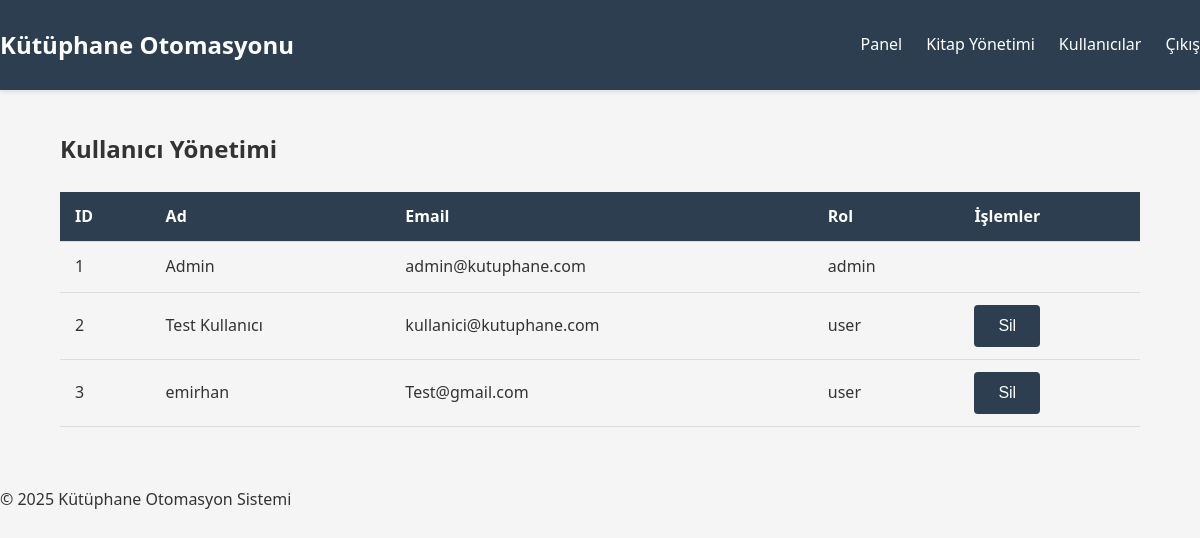
/admin/users (signed in), run on an earlier commit of the app's database.
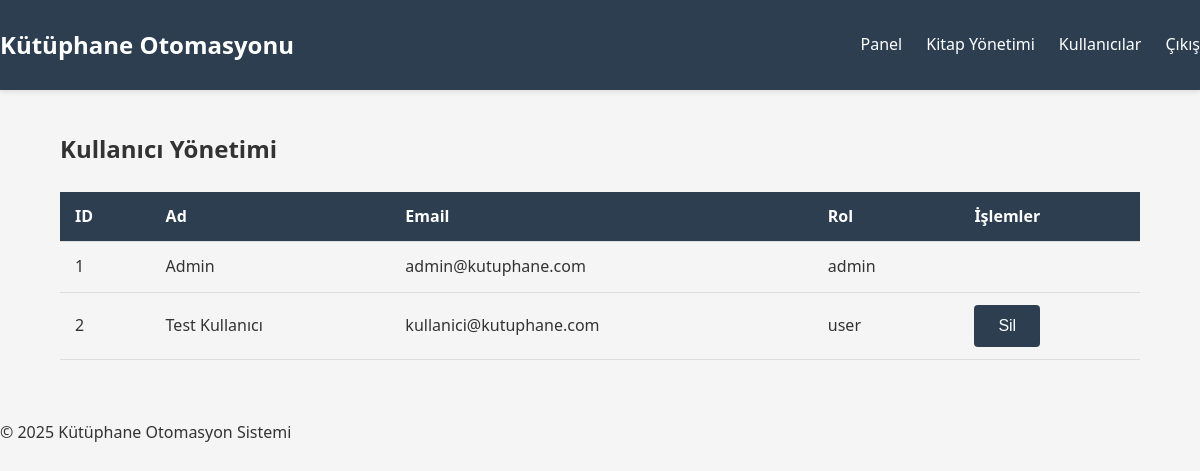
And on a later commit of the database.
### models.py (models this page shows, shortened)
class User(UserMixin, db.Model):
    __tablename__ = 'users'
    id = db.Column(db.Integer, primary_key=True)
    name = db.Column(db.String(100), nullable=False)
    email = db.Column(db.String(100), unique=True, nullable=False)
    password_hash = db.Column(db.String(200), nullable=False)
    role = db.Column(db.String(20), default='user')  # 'admin' veya 'user'
    active = db.Column(db.Boolean, default=True)
    created_at = db.Column(db.DateTime, default=datetime.utcnow)
    loans = db.relationship('Loan', backref='user', lazy=True)

### app.py (the view)
@app.route('/admin/users')
@login_required
def admin_users():
    if not is_admin():
        abort(403)
    users = User.query.all()
    return render_template('admin/users.html', users=users)

### app.py (called while the page is built, shortened)
@login_manager.user_loader
def load_user(user_id):
    return User.query.get(int(user_id))

def is_admin():
    return current_user.is_authenticated and current_user.role == 'admin'

@app.context_processor
def inject_stats():
    stats = {}
    if current_user.is_authenticated:
        if current_user.role == 'admin':
            stats.update({
                'book_count': Book.query.count(),
                'user_count': User.query.count(),
                'active_loans': Loan.query.filter_by(status='active').count()
            })
    return stats

### templates/admin/users.html
{% extends "base.html" %}
{% block content %}
<h2>Kullanıcı Yönetimi</h2>
<table>
    <thead>
        <tr>
            <th>ID</th>
            <th>Ad</th>
            <th>Email</th>
            <th>Rol</th>
            <th>İşlemler</th>
        </tr>
    </thead>
    <tbody>
        {% for user in users %}
        <tr>
            <td>{{ user.id }}</td>
            <td>{{ user.name }}</td>
            <td>{{ user.email }}</td>
            <td>{{ user.role }}</td>
            <td>
                {% if user.id != current_user.id %}
                <form method="POST" action="{{ url_for('delete_user', id=user.id) }}" style="display:inline;">
                    <button type="submit" class="btn danger">Sil</button>
                </form>
                {% endif %}
            </td>
        </tr>
        {% endfor %}
    </tbody>
</table>
{% endblock %}

What changed in the data, as far as the page shows it:
removed User: id "3", name "emirhan", email "Test@gmail.com", role "user"
